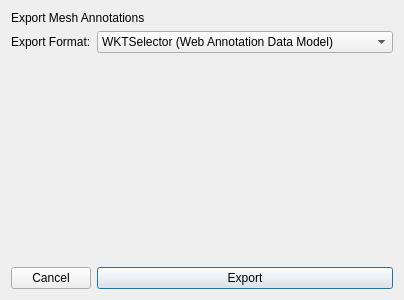
<?xml version="1.0" encoding="UTF-8"?>
<ui version="4.0">
 <class>Dialog</class>
 <widget class="QDialog" name="Dialog">
  <property name="geometry">
   <rect>
    <x>0</x>
    <y>0</y>
    <width>400</width>
    <height>300</height>
   </rect>
  </property>
  <property name="windowTitle">
   <string>Export Annotations</string>
  </property>
  <layout class="QGridLayout" name="gridLayout">
   <item row="1" column="0">
    <widget class="QLabel" name="exportFormatLabel">
     <property name="text">
      <string>Export Format:</string>
     </property>
    </widget>
   </item>
   <item row="2" column="1">
    <spacer name="verticalSpacer">
     <property name="orientation">
      <enum>Qt::Vertical</enum>
     </property>
     <property name="sizeHint" stdset="0">
      <size>
       <width>20</width>
       <height>40</height>
      </size>
     </property>
    </spacer>
   </item>
   <item row="0" column="0" colspan="2">
    <widget class="QLabel" name="titleLabel">
     <property name="text">
      <string>Export Mesh Annotations</string>
     </property>
    </widget>
   </item>
   <item row="1" column="1">
    <widget class="QComboBox" name="exportFormatCBox">
     <item>
      <property name="text">
       <string>WKTSelector (Web Annotation Data Model)</string>
      </property>
     </item>
     <item>
      <property name="text">
       <string>SVGSelector (Web Annotation Data Model)</string>
      </property>
     </item>
     <item>
      <property name="text">
       <string>VertexList Selector (Web Annotation Data Model)</string>
      </property>
     </item>
     <item>
      <property name="text">
       <string>MeshID Selector (Web Annotation Data Model)</string>
      </property>
     </item>
    </widget>
   </item>
   <item row="3" column="1">
    <widget class="QPushButton" name="exportButton">
     <property name="text">
      <string>Export</string>
     </property>
    </widget>
   </item>
   <item row="3" column="0">
    <widget class="QPushButton" name="cancelButton">
     <property name="text">
      <string>Cancel</string>
     </property>
    </widget>
   </item>
  </layout>
 </widget>
 <resources/>
 <connections/>
</ui>
